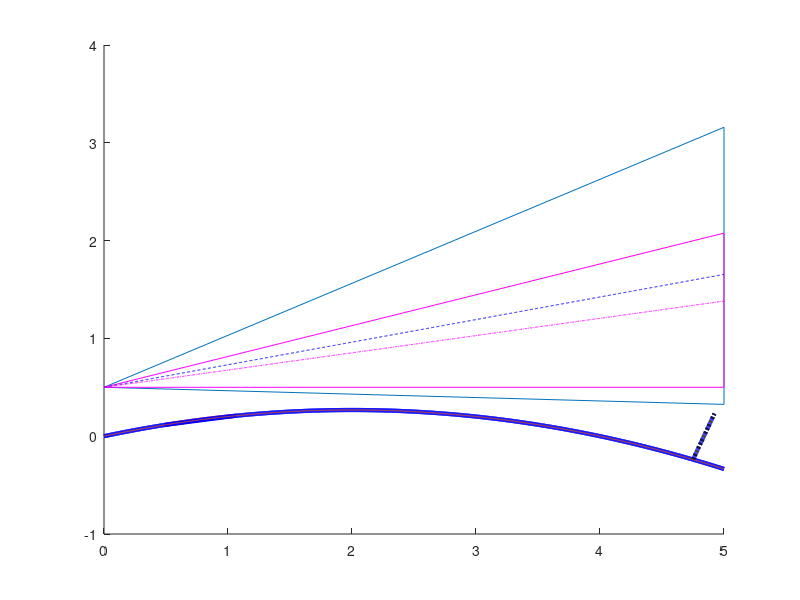

Write MATLAB code to recreate this figure.
clear
close

slopeAngle = 15;
slope = tan(slopeAngle*(pi/180));
% slope = 0.13;
XMax = 2;

b = slope;
a = -b/(2*XMax);

SenVert = 30;
SenVert2 = 15;
MountAngle = -2; %+ve clockwise
% MountAngle2 = -2;
MountAngle2 = -5;

% Orientation = 0;
Orientation = atan(-(1/b))*(180/pi) +90;
Gamma = 0.1;

Alpha = ((SenVert/2) + MountAngle + Orientation)*(pi/180);
Beta = ((SenVert/2) - MountAngle - Orientation)*(pi/180);

Alpha2 = ((SenVert2/2) + MountAngle2 + Orientation)*(pi/180);
Beta2 = ((SenVert2/2) - MountAngle2 - Orientation)*(pi/180);

% DistanceHi = linspace(0.1,200,3999); %increment 50mm
% DistanceHi = linspace(0.1,20,399); %increment 50mm
DistanceHi = linspace(0,5,1911); %increment 10mm
DistanceHiT = transpose(DistanceHi);

% ZPos = linspace(0.1,2.4,461); %increment 5mm
% % ZPos = linspace(0.1,2.4,231); %increment 10mm
% ZPosT = transpose(ZPos);
ZPos = 0.5;

ObjHeightPersep = 0.5;
ObjDistancePersep = 4.75;

SenPersep = 0.7;
SenPersep2 = 0.8;

l = tan((Alpha-Beta)/2)*DistanceHiT + ZPos;
l2 = tan((Alpha2-Beta2)/2)*DistanceHiT + ZPos;
y1 = -tan(Beta)*DistanceHiT + ZPos;
y2 = tan(Alpha)*DistanceHiT + ZPos;

y3 = -tan(Beta2)*DistanceHiT + ZPos;
y4 = tan(Alpha2)*DistanceHiT + ZPos;

g = a*(DistanceHiT.^2) + b*DistanceHiT;
% dg = gradient(g)
dg = 2*a*DistanceHiT +b;

grad = 2*a*ObjDistancePersep +b;

if grad == 0
    yObj = linspace(a*ObjDistancePersep.^2 + b*ObjDistancePersep,ObjHeightPersep,100);
    xo(1:100) = ObjDistancePersep;
elseif grad > 0
    ndg = -(1/grad);
    % dg = diff(g)/0.001;
    % obj = (diff(g))
    c = a*ObjDistancePersep.^2 + b*ObjDistancePersep - ndg*ObjDistancePersep;
    xo = linspace(ObjDistancePersep-ObjHeightPersep*sin(atan(ndg)+(pi/2)),ObjDistancePersep,100);
    yObj = ndg*xo + c;
    
elseif grad < 0
    ndg = -(1/grad);
    % dg = diff(g)/0.001;
    % obj = (diff(g))
    c = a*ObjDistancePersep.^2 + b*ObjDistancePersep - ndg*ObjDistancePersep;
    xo = linspace(ObjDistancePersep,ObjDistancePersep-ObjHeightPersep*sin(atan(ndg)-(pi/2)),100);
    yObj = ndg*xo + c;
end


xv = [0 max(DistanceHiT) max(DistanceHiT) 0]';
yv = [ZPos min(y1) max(y2) ZPos]';

xv2 = [0 max(DistanceHiT) max(DistanceHiT) 0]';
yv2 = [ZPos min(y3) max(y4) ZPos]';

Gndxq = DistanceHiT;
Gndyq = g;

Gndxq2 = DistanceHiT;
Gndyq2 = g;

Objxq = xo;
Objyq = yObj;

Objxq2 = xo;
Objyq2 = yObj;

[Gndin,Gndon] = inpolygon(Gndxq,Gndxq,xv,yv);
[Gndin2,Gndon2] = inpolygon(Gndxq2,Gndyq2,xv2,yv2);
[Objin,Objon] = inpolygon(Objxq,Objyq,xv,yv);
[Objin2,Objon2] = inpolygon(Objxq2,Objyq2,xv2,yv2);

inGnd = Gndxq(Gndin);
if norm(inGnd) > 0
    Gnd = inGnd(1);
else
    Gnd = NaN;
end

inGnd2 = Gndxq2(Gndin2);
if norm(inGnd2) > 0
    Gnd2 = inGnd2(1);
else
    Gnd2 = NaN;
end

inObj = Objxq(Objin);
if norm(inObj) > 0
    Obj = inObj(1);
else
    Obj = NaN;
end

inObj2 = Objxq2(Objin2);
if norm(inObj2) > 0
    Obj2 = inObj2(1);
else
    Obj2 = NaN;
end

if norm(inObj) > 0 && norm(inObj2)
    SenObjPersep = (SenPersep+SenPersep2)/2
elseif norm(inObj) > 0
    SenObjPersep = SenPersep
elseif norm(inObj2) > 0
    SenObjPersep = SenPersep2
else
    SenObjPersep = 0
end


figure
hold on

plot(xv,yv) % polygon
plot(xv2,yv2,'m') % polygon
% axis equal

% hold on
plot(Gndxq(Gndin),Gndyq(Gndin),'r','Linewidth',3) % points inside
plot(Gndxq(~Gndin),Gndyq(~Gndin),'b','Linewidth',3) % points outside

plot(Gndxq2(Gndin2),Gndyq2(Gndin2),'r-','Linewidth',3) % points inside
plot(Gndxq2(~Gndin2),Gndyq2(~Gndin2),'b-','Linewidth',3) % points outside

plot(Objxq(Objin),Objyq(Objin),'r-.','Linewidth',3) % points inside
plot(Objxq(~Objin),Objyq(~Objin),'b-.','Linewidth',3) % points outside

plot(Objxq2(Objin2),Objyq2(Objin2),'g:','Linewidth',3) % points inside
plot(Objxq2(~Objin2),Objyq2(~Objin2),'k:','Linewidth',3) % points outside

plot(DistanceHiT,g)
plot(DistanceHiT,l,'b--',DistanceHiT,l2,'m-.')
% plot(xo,yObj,'o')
hold off